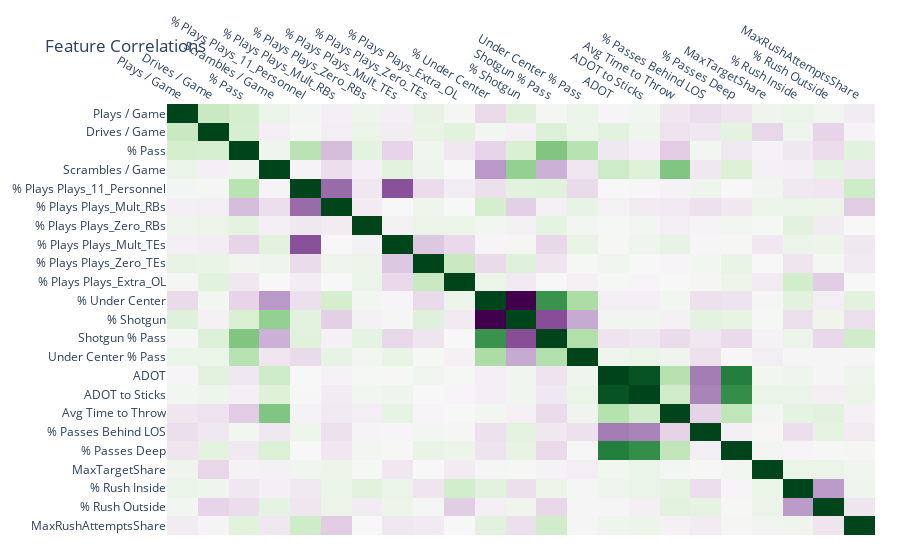

The cell this chart's notebook holds for it:
### Markdown cell above
# Visualize

### Code cell
''' Correlation Matrix '''

corr_matrix = offense_tendencies[OFFENSE_FEATURES].corr()

fig = px.imshow(
    corr_matrix,
    color_continuous_scale=px.colors.diverging.PRGn,
    aspect="auto"
)
fig.update_xaxes(side="top")
fig.update_coloraxes(
    cmid=0,
    showscale=False,
)
fig.update_layout(
    title='Feature Correlations',
    margin=dict(r=25, b=25)
)
fig.show()

### Figure 1 — Plotly figure (JSON) as saved in the notebook; plotly's stock layout.template omitted (floating-point values rounded to 4 significant figures; data arrays with more than 128 entries replaced by an {"elided": "..."} marker saying what was removed)
{"data": [{"coloraxis": "coloraxis", "hovertemplate": "x: %{x}<br>y: %{y}<br>color: %{z}<extra></extra>", "name": "0", "type": "heatmap", "x": ["Plays / Game", "Drives / Game", "% Pass", "Scrambles / Game", "% Plays Plays_11_Personnel", "% Plays Plays_Mult_RBs", "% Plays Plays_Zero_RBs", "% Plays Plays_Mult_TEs", "% Plays Plays_Zero_TEs", "% Plays Plays_Extra_OL", "% Under Center", "% Shotgun", "Shotgun % Pass", "Under Center % Pass", "ADOT", "ADOT to Sticks", "Avg Time to Throw", "% Passes Behind LOS", "% Passes Deep", "MaxTargetShare", "% Rush Inside", "% Rush Outside", "MaxRushAttemptsShare"], "xaxis": "x", "y": ["Plays / Game", "Drives / Game", "% Pass", "Scrambles / Game", "% Plays Plays_11_Personnel", "% Plays Plays_Mult_RBs", "% Plays Plays_Zero_RBs", "% Plays Plays_Mult_TEs", "% Plays Plays_Zero_TEs", "% Plays Plays_Extra_OL", "% Under Center", "% Shotgun", "Shotgun % Pass", "Under Center % Pass", "ADOT", "ADOT to Sticks", "Avg Time to Throw", "% Passes Behind LOS", "% Passes Deep", "MaxTargetShare", "% Rush Inside", "% Rush Outside", "MaxRushAttemptsShare"], "yaxis": "y", "z": {"elided": "23x23 float values"}}], "layout": {"coloraxis": {"cmid": 0, "colorscale": [[0, "rgb(64,0,75)"], [0.1, "rgb(118,42,131)"], [0.2, "rgb(153,112,171)"], [0.3, "rgb(194,165,207)"], [0.4, "rgb(231,212,232)"], [0.5, "rgb(247,247,247)"], [0.6, "rgb(217,240,211)"], [0.7, "rgb(166,219,160)"], [0.8, "rgb(90,174,97)"], [0.9, "rgb(27,120,55)"], [1, "rgb(0,68,27)"]], "showscale": false}, "margin": {"b": 25, "r": 25, "t": 60}, "title": {"text": "Feature Correlations"}, "xaxis": {"anchor": "y", "domain": [0, 1], "side": "top"}, "yaxis": {"anchor": "x", "autorange": "reversed", "domain": [0, 1]}}}
